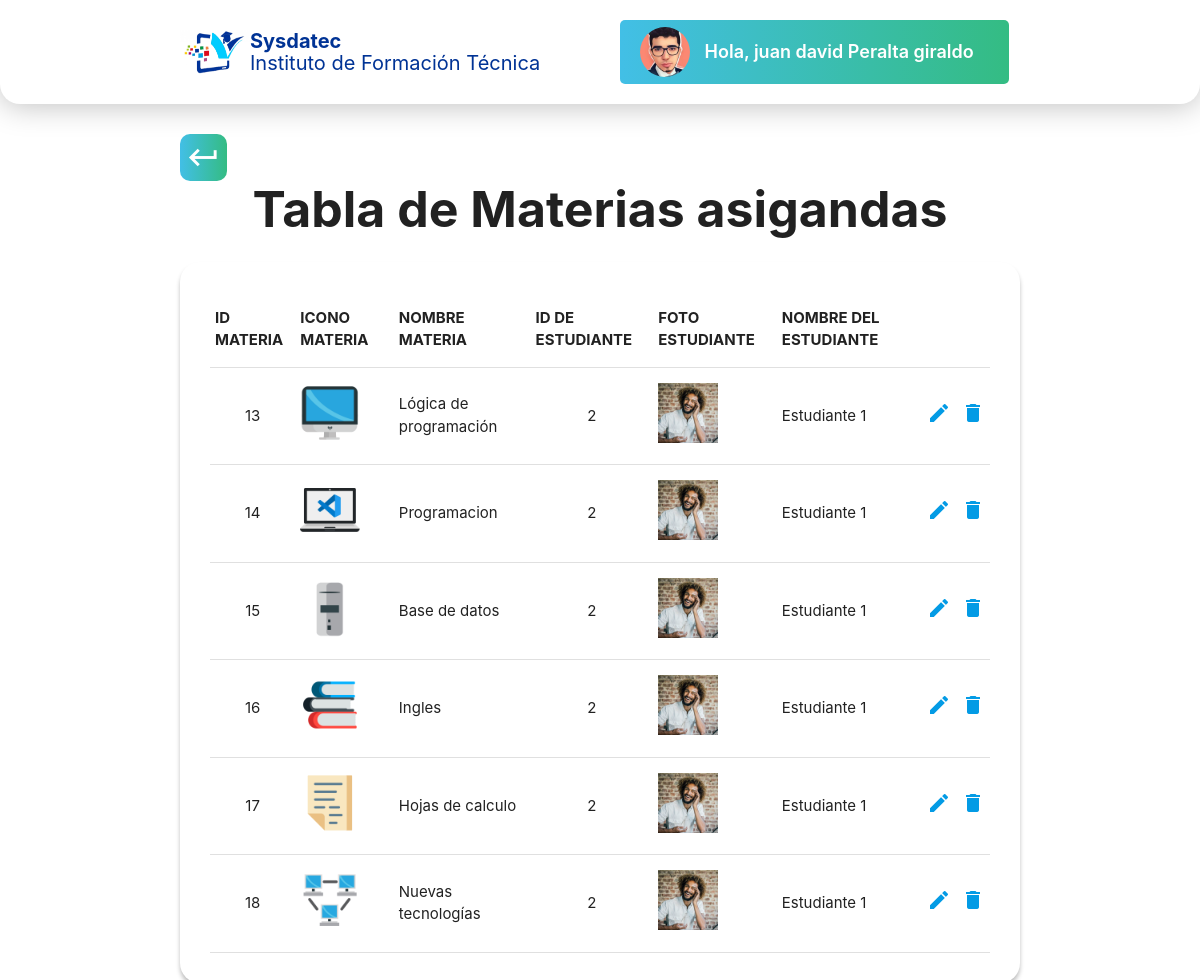
Page /materiasasignadas.php (signed in) on the committed database.
### tables this page shows
CREATE TABLE `usuarios` (
  `id` int(5) NOT NULL,
  `direccionf` varchar(100) NOT NULL,
  `foto` varchar(100) NOT NULL,
  `usuario` varchar(10) NOT NULL,
  `clave` int(10) NOT NULL,
  `correo` varchar(30) NOT NULL,
  `telefono` int(30) NOT NULL,
  `nombre` varchar(30) NOT NULL,
  `apellido` varchar(25) NOT NULL,
  `fecha de nacimiento` date NOT NULL,
  `genero` varchar(2) NOT NULL,
  `nivel` int(3) NOT NULL
);

CREATE TABLE `materias` (
  `Id_materia` int(100) NOT NULL,
  `Nombre_materia` varchar(30) NOT NULL,
  `Imagen_materia` varchar(100) NOT NULL,
  `Id_profesor` int(11) NOT NULL,
  `Direccion_notas` varchar(100) NOT NULL,
  `Direccion_actividades` varchar(100) NOT NULL,
  `Direccion_notasE` varchar(100) NOT NULL,
  `Direccion_actividadesE` varchar(100) NOT NULL
);

### materiasasignadas.php (the view, shortened to what this page needs)
<?php
include("Config.php");
$sql = "SELECT * FROM `usuarios` WHERE  id='$_SESSION[Id]' ";
$result = $conn->query($sql);
if ($result->num_rows > 0) {
	$row = $result->fetch_assoc();
}
?>
<!doctype html>
<html>
<head>
    <?php
        include ('head.php');
    ?>
</head>
<body class="materiastabla">
	<?php
       include ('header.php');
	?>
<div class="container registro">
 <a href="InicioAdmin.php"><i class="material-icons">keyboard_return</i></a>
	<h1 class="fuente1 center">Tabla de Materias asigandas</h1>
</div>
<?php
$sql = "SELECT Ma.*, Ma_a.Id_Estudiante=Id_Estudiante, U.id , U.nombre, U.apellido , U.foto FROM `materias_asignadas` AS Ma_a INNER JOIN `materias` AS Ma ON Ma.Id_materia=Ma_a.Id_materia INNER JOIN `usuarios` AS U ON U.id=Id_Estudiante ";
$result = $conn->query($sql);
?> <div class="container form_admin">
<?php
echo "<table>
        <thead>
          <tr>
              <th>ID MATERIA</th>
              <th>ICONO MATERIA</th>
              <th>NOMBRE MATERIA</th>
              <th>ID DE ESTUDIANTE</th>
			  <th>FOTO ESTUDIANTE</th>
              <th>NOMBRE DEL ESTUDIANTE</th>
          </tr>
        </thead>";
if ($result->num_rows > 0) {
    while($row = $result->fetch_assoc()) {
    echo    " <tbody>
          <tr>
            <td class='center'>".$row["Id_materia"]."</td>
            <td><img src='img/".$row["Imagen_materia"]."' class='responsive-img' width='60'></td>
            <td>".$row["Nombre_materia"]."</td>
            <td class='center'>".$row["id"]."</td>
            <td><img src='Imagenes perfil/".$row["foto"]."' class='responsive-img' width='60'></td>
            <td>".$row["nombre"]. " ".$row["apellido"]."</td>
			<td> <a href='editarmateriaasignada.php?var=".$row["Id_materia"]."'><i class='material-icons'>create</i></a></td>
			<td> <a href='eliminarmateriaasignada.php?var=".$row["Id_materia"]."'><i class='material-icons'>delete</i></a></td>
        </tbody>";
	}
}
echo "</table>";
	?> </div>
</body>
</html>

### head.php (shortened to what this page needs)
<link type="text/css" rel="stylesheet" href="css/materialize.min.css"  media="screen,projection"/>
<link rel="stylesheet" type="text/css" href="css/1.css">

### header.php
<?php
$nombre_usuario= $row["nombre"] ." ". $row["apellido"];
?>
<nav class="white nav">
  <div class=" container nav-wrapper header">
    <div class="row">
      <div class="col l6 logo_sysdatec">
        <div class="col l2 imagen_sys">
          <img class="responsive-img" src="img/cropped-sysdateclogo-1-1-768x377 1.png">
        </div>
         <div class="col l10 sysdatec">
          <p class="bold">Sysdatec</p>
          <p>Instituto de Formación Técnica</p>
        </div>
      </div>
      <ul id="nav-mobile" class="right hide-on-med-and-down col l6 nombre_usuario">
        <li>
          <img src="Imagenes perfil/<?php echo $row["foto"]?>" class="responsive-img" width="auto">
          <a href="Perfil.php">Hola, <?php echo $nombre_usuario ?></a>
        </li>
      </ul>
    </div>
  </div>
</nav>

### Css/1.css (style rules this page uses)
html { height: 100%; }
.header .row { margin-bottom: 0px; align-items: center; display: flex; }
.logo_sysdatec { display: flex; padding: 0!important; }
.sysdatec { margin: auto 0; padding: 0!important; }
.sysdatec p { margin: 0; line-height: 22px; color: #003395; font-size: 20px; }
.sysdatec .bold { font-weight: bold; }
.nombre_usuario { display: flex; align-content: center; justify-content: end; font-weight: 600; }
.nombre_usuario li { background: linear-gradient(to right, #42BFE6, #34BC83); padding: 7px 20px; border-radius: 5px; line-height: 30px; display: flex; align-items: center; }
.nombre_usuario li img { width: 50px; border-radius: 50%; }
.nombre_usuario li a { font-size: 18px; }
.nav { padding: 20px 0; height: auto; box-shadow: 0px 2px 30px rgba(0, 0, 0, 0.25); border-radius: 0 0 20px 20px; }
.imagen_sys { display: flex; padding: 0!important; }
.fuente1 { font-size: 50px; font-weight: 700; margin-top: 50px; }
.form_admin { box-shadow: 0px 4px 4px rgba(0, 0, 0, 0.25); border-radius: 20px; padding: 30px; }
.registro { padding-top: 30px; }
.registro .fuente1 { margin-top: 0px; }
.registro i { font-size: 35px; color: #ffffff; background: linear-gradient(to right, #42BFE6, #34BC83); border-radius: 10px; padding: 6px; }
.materiastabla { padding-bottom: 50px; }

### rows in the picture
usuarios: foto (picture), nombre_usuario "juan david Peralta giraldo"
materias: Id_materia "13", Imagen_materia (picture), Nombre_materia "Lógica de programación", usuarios.id "2", usuarios.foto (picture), usuarios.nombre "Estudiante", usuarios.apellido "1"
materias: Id_materia "14", Imagen_materia (picture), Nombre_materia "Programacion", usuarios.id "2", usuarios.foto (picture), usuarios.nombre "Estudiante", usuarios.apellido "1"
materias: Id_materia "15", Imagen_materia (picture), Nombre_materia "Base de datos", usuarios.id "2", usuarios.foto (picture), usuarios.nombre "Estudiante", usuarios.apellido "1"
materias: Id_materia "16", Imagen_materia (picture), Nombre_materia "Ingles", usuarios.id "2", usuarios.foto (picture), usuarios.nombre "Estudiante", usuarios.apellido "1"
materias: Id_materia "17", Imagen_materia (picture), Nombre_materia "Hojas de calculo", usuarios.id "2", usuarios.foto (picture), usuarios.nombre "Estudiante", usuarios.apellido "1"
materias: Id_materia "18", Imagen_materia (picture), Nombre_materia "Nuevas tecnologías", usuarios.id "2", usuarios.foto (picture), usuarios.nombre "Estudiante", usuarios.apellido "1"
